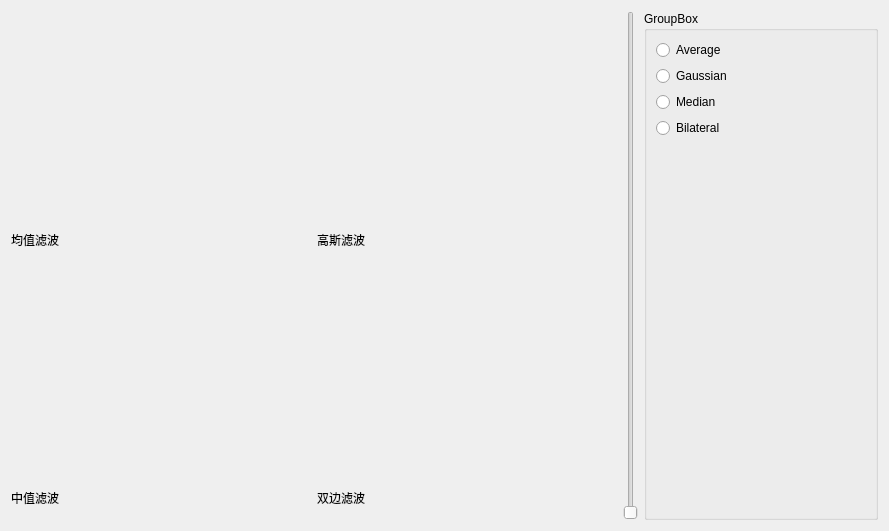
<?xml version="1.0" encoding="UTF-8"?>
<ui version="4.0">
 <class>DialogTwo</class>
 <widget class="QDialog" name="DialogTwo">
  <property name="geometry">
   <rect>
    <x>0</x>
    <y>0</y>
    <width>889</width>
    <height>531</height>
   </rect>
  </property>
  <property name="windowTitle">
   <string>Dialog</string>
  </property>
  <layout class="QGridLayout" name="gridLayout_2">
   <item row="0" column="0">
    <layout class="QVBoxLayout" name="verticalLayout1">
     <item>
      <widget class="QLabel" name="labelImage1">
       <property name="minimumSize">
        <size>
         <width>300</width>
         <height>200</height>
        </size>
       </property>
       <property name="text">
        <string/>
       </property>
      </widget>
     </item>
     <item>
      <widget class="QLabel" name="label1">
       <property name="text">
        <string>均值滤波</string>
       </property>
      </widget>
     </item>
    </layout>
   </item>
   <item row="0" column="1">
    <layout class="QVBoxLayout" name="verticalLayout2">
     <item>
      <widget class="QLabel" name="labelImage2">
       <property name="minimumSize">
        <size>
         <width>300</width>
         <height>200</height>
        </size>
       </property>
       <property name="text">
        <string/>
       </property>
      </widget>
     </item>
     <item>
      <widget class="QLabel" name="label2">
       <property name="text">
        <string>高斯滤波</string>
       </property>
      </widget>
     </item>
    </layout>
   </item>
   <item row="1" column="0">
    <layout class="QVBoxLayout" name="verticalLayout3">
     <item>
      <widget class="QLabel" name="labelImage3">
       <property name="minimumSize">
        <size>
         <width>300</width>
         <height>200</height>
        </size>
       </property>
       <property name="text">
        <string/>
       </property>
      </widget>
     </item>
     <item>
      <widget class="QLabel" name="label3">
       <property name="text">
        <string>中值滤波</string>
       </property>
      </widget>
     </item>
    </layout>
   </item>
   <item row="1" column="1">
    <layout class="QVBoxLayout" name="verticalLayout4">
     <item>
      <widget class="QLabel" name="labelImage4">
       <property name="minimumSize">
        <size>
         <width>300</width>
         <height>200</height>
        </size>
       </property>
       <property name="text">
        <string/>
       </property>
      </widget>
     </item>
     <item>
      <widget class="QLabel" name="label4">
       <property name="text">
        <string>双边滤波</string>
       </property>
      </widget>
     </item>
    </layout>
   </item>
   <item row="0" column="3" rowspan="2">
    <widget class="QGroupBox" name="groupBox">
     <property name="title">
      <string>GroupBox</string>
     </property>
     <layout class="QGridLayout" name="gridLayout">
      <item row="3" column="0">
       <widget class="QRadioButton" name="radioButton4">
        <property name="text">
         <string>Bilateral</string>
        </property>
       </widget>
      </item>
      <item row="2" column="0">
       <widget class="QRadioButton" name="radioButton3">
        <property name="text">
         <string>Median</string>
        </property>
       </widget>
      </item>
      <item row="1" column="0">
       <widget class="QRadioButton" name="radioButton2">
        <property name="text">
         <string>Gaussian</string>
        </property>
       </widget>
      </item>
      <item row="0" column="0">
       <widget class="QRadioButton" name="radioButton1">
        <property name="text">
         <string>Average</string>
        </property>
       </widget>
      </item>
      <item row="4" column="0">
       <spacer name="verticalSpacer">
        <property name="orientation">
         <enum>Qt::Vertical</enum>
        </property>
        <property name="sizeHint" stdset="0">
         <size>
          <width>20</width>
          <height>40</height>
         </size>
        </property>
       </spacer>
      </item>
     </layout>
    </widget>
   </item>
   <item row="0" column="2" rowspan="2">
    <widget class="QSlider" name="verticalSlider">
     <property name="maximum">
      <number>33</number>
     </property>
     <property name="orientation">
      <enum>Qt::Vertical</enum>
     </property>
    </widget>
   </item>
  </layout>
 </widget>
 <resources/>
 <connections/>
</ui>
